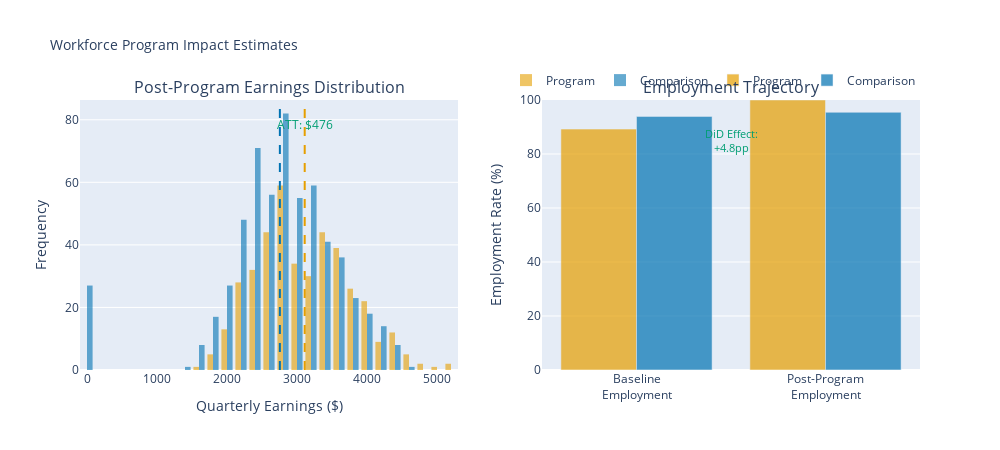

The notebook cell this image was saved under:
### Code cell
# =============================================================================
# Visualize Impact Results
# =============================================================================

fig = make_subplots(rows=1, cols=2, subplot_titles=('Post-Program Earnings Distribution', 'Employment Trajectory'))

# 1. Earnings distribution - histograms
fig.add_trace(
    go.Histogram(x=treated['post_earnings'], name='Program', marker_color='#E69F00', opacity=0.6, nbinsx=30),
    row=1, col=1
)
fig.add_trace(
    go.Histogram(x=control['post_earnings'], name='Comparison', marker_color='#0072B2', opacity=0.6, nbinsx=30),
    row=1, col=1
)

# Add vertical lines for means
fig.add_vline(x=treated['post_earnings'].mean(), line_dash='dash', line_color='#E69F00', line_width=2, row=1, col=1)
fig.add_vline(x=control['post_earnings'].mean(), line_dash='dash', line_color='#0072B2', line_width=2, row=1, col=1)

# Add annotation for ATT
fig.add_annotation(
    x=treated['post_earnings'].mean(), y=0.95,
    text=f'ATT: ${earnings_effect:,.0f}',
    showarrow=False, font=dict(size=12, color='#009E73'),
    xref='x1', yref='paper'
)

# 2. Employment comparison - grouped bar chart
categories = ['Baseline<br>Employment', 'Post-Program<br>Employment']
prog_rates = [treated['baseline_employed'].mean()*100, treated['post_employed'].mean()*100]
comp_rates = [control['baseline_employed'].mean()*100, control['post_employed'].mean()*100]

fig.add_trace(
    go.Bar(x=categories, y=prog_rates, name='Program', marker_color='#E69F00', opacity=0.7),
    row=1, col=2
)
fig.add_trace(
    go.Bar(x=categories, y=comp_rates, name='Comparison', marker_color='#0072B2', opacity=0.7),
    row=1, col=2
)

# Add annotation for DiD effect
fig.add_annotation(
    x=0.5, y=85,
    text=f'DiD Effect:<br>{employment_effect*100:+.1f}pp',
    showarrow=False, font=dict(size=11, color='#009E73'),
    xref='x2', yref='y2'
)

fig.update_layout(
    title=dict(text='Workforce Program Impact Estimates', font=dict(size=14)),
    barmode='group',
    height=450, width=1000,
    showlegend=True,
    legend=dict(orientation='h', yanchor='bottom', y=1.02, xanchor='right', x=1)
)

fig.update_xaxes(title_text='Quarterly Earnings ($)', row=1, col=1)
fig.update_yaxes(title_text='Frequency', row=1, col=1)
fig.update_yaxes(title_text='Employment Rate (%)', range=[0, 100], row=1, col=2)

fig.show()

### Figure 1 — Plotly figure (JSON) as saved in the notebook; plotly's stock layout.template omitted (floating-point values rounded to 4 significant figures; data arrays with more than 128 entries replaced by an {"elided": "..."} marker saying what was removed)
{"data": [{"marker": {"color": "#E69F00"}, "name": "Program", "nbinsx": 30, "opacity": 0.6, "type": "histogram", "x": {"elided": "408 float values"}, "xaxis": "x", "yaxis": "y"}, {"marker": {"color": "#0072B2"}, "name": "Comparison", "nbinsx": 30, "opacity": 0.6, "type": "histogram", "x": {"elided": "592 float values"}, "xaxis": "x", "yaxis": "y"}, {"marker": {"color": "#E69F00"}, "name": "Program", "opacity": 0.7, "type": "bar", "x": ["Baseline<br>Employment", "Post-Program<br>Employment"], "xaxis": "x2", "y": [89.22, 100], "yaxis": "y2"}, {"marker": {"color": "#0072B2"}, "name": "Comparison", "opacity": 0.7, "type": "bar", "x": ["Baseline<br>Employment", "Post-Program<br>Employment"], "xaxis": "x2", "y": [93.92, 95.44], "yaxis": "y2"}], "layout": {"annotations": [{"font": {"size": 16}, "showarrow": false, "text": "Post-Program Earnings Distribution", "x": 0.225, "xanchor": "center", "xref": "paper", "y": 1, "yanchor": "bottom", "yref": "paper"}, {"font": {"size": 16}, "showarrow": false, "text": "Employment Trajectory", "x": 0.775, "xanchor": "center", "xref": "paper", "y": 1, "yanchor": "bottom", "yref": "paper"}, {"font": {"color": "#009E73", "size": 12}, "showarrow": false, "text": "ATT: $476", "x": 3110.0, "xref": "x", "y": 0.95, "yref": "paper"}, {"font": {"color": "#009E73", "size": 11}, "showarrow": false, "text": "DiD Effect:<br>+4.8pp", "x": 0.5, "xref": "x2", "y": 85, "yref": "y2"}], "barmode": "group", "height": 450, "legend": {"orientation": "h", "x": 1, "xanchor": "right", "y": 1.02, "yanchor": "bottom"}, "shapes": [{"line": {"color": "#E69F00", "dash": "dash", "width": 2}, "type": "line", "x0": 3110.0, "x1": 3110.0, "xref": "x", "y0": 0, "y1": 1, "yref": "y domain"}, {"line": {"color": "#0072B2", "dash": "dash", "width": 2}, "type": "line", "x0": 2755.0, "x1": 2755.0, "xref": "x", "y0": 0, "y1": 1, "yref": "y domain"}], "showlegend": true, "title": {"font": {"size": 14}, "text": "Workforce Program Impact Estimates"}, "width": 1000, "xaxis": {"anchor": "y", "domain": [0, 0.45], "title": {"text": "Quarterly Earnings ($)"}}, "xaxis2": {"anchor": "y2", "domain": [0.55, 1]}, "yaxis": {"anchor": "x", "domain": [0, 1], "title": {"text": "Frequency"}}, "yaxis2": {"anchor": "x2", "domain": [0, 1], "range": [0, 100], "title": {"text": "Employment Rate (%)"}}}}
